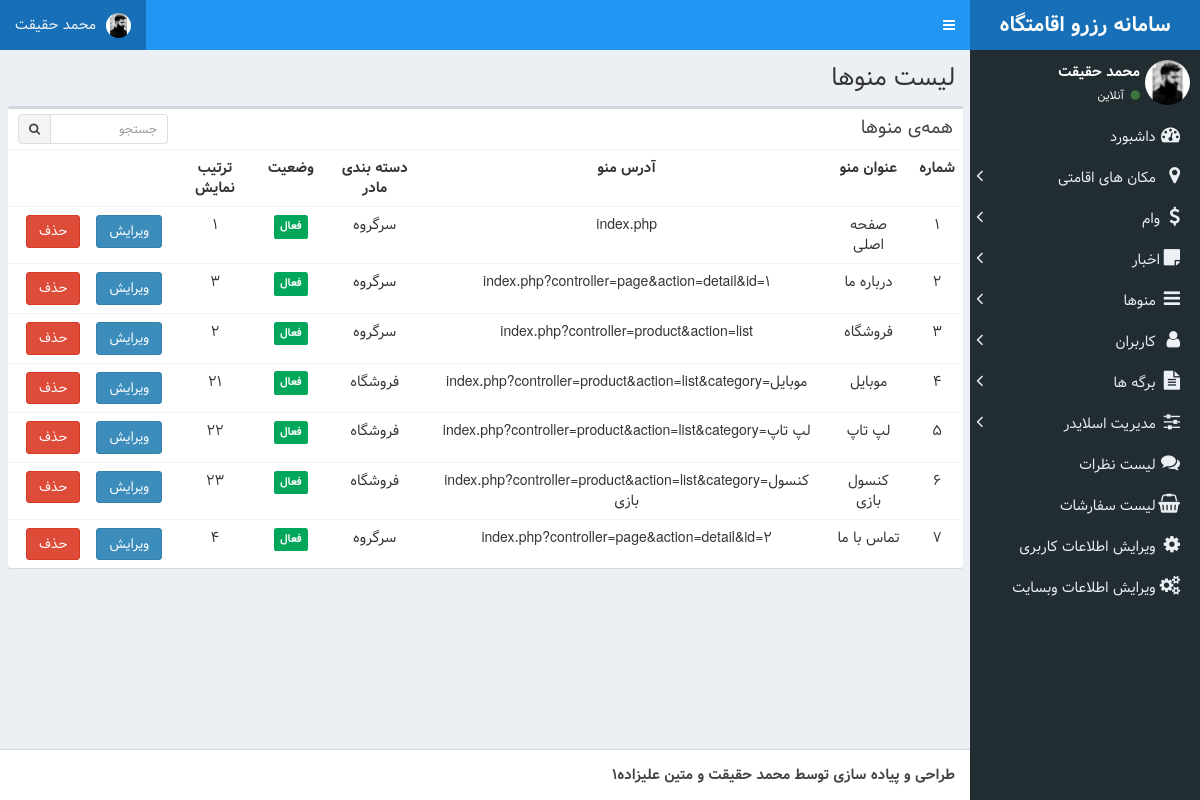
Screenshot of /admin/index.php?controller=menu&action=list with the database file from the repository.
### tables this page shows
CREATE TABLE IF NOT EXISTS `users` (
  `id` int(11) NOT NULL AUTO_INCREMENT,
  `fname` varchar(50) NOT NULL,
  `lname` varchar(50) NOT NULL,
  `father_name` varchar(50) NOT NULL,
  `code_melli` varchar(15) NOT NULL,
  `password` varchar(1024) NOT NULL,
  `grade` varchar(50) NOT NULL,
  `image_path` varchar(128) DEFAULT NULL,
  `role` enum('admin','user') NOT NULL DEFAULT 'user',
  `birth_date` datetime DEFAULT NULL,
  `created_at` datetime NOT NULL DEFAULT CURRENT_TIMESTAMP,
  `updated_at` datetime NOT NULL DEFAULT CURRENT_TIMESTAMP,
  PRIMARY KEY (`id`)
);

CREATE TABLE IF NOT EXISTS `menus` (
  `id` int(11) NOT NULL AUTO_INCREMENT,
  `title` varchar(128) NOT NULL,
  `url` varchar(128) NOT NULL,
  `parent_id` int(11) NOT NULL,
  `status` int(11) NOT NULL,
  `sort` int(11) NOT NULL,
  PRIMARY KEY (`id`)
);

CREATE TABLE IF NOT EXISTS `setting` (
  `id` int(11) NOT NULL AUTO_INCREMENT,
  `site_option` varchar(256) NOT NULL,
  `value` text NOT NULL,
  PRIMARY KEY (`id`)
);

### admin/model/Muser.php (called while the page is built, shortened)
<?php
class user
{
    function __construct()
    {
        global $db;
        $this->db = $db;
        $this->dbTable = $this->db->usersTable;
    }
    public function isAdmin($id)
    {
        $sql = "select * from $this->dbTable where id=$id";
        $result = $this->db->query($sql)->fetch(PDO::FETCH_ASSOC);
        if ($result['role'] == "admin")
            return true;
        else
            return false;
    }
    public function getUser($id)
    {
        $sql = "select * from $this->dbTable where id=$id";
        $result = $this->db->query($sql)->fetch(PDO::FETCH_ASSOC);
        if ($result) {
            return $result;
        } else
            return false;
    }
}
?>

### public/config.php (called while the page is built, shortened)
<?php
$dbHost = 'localhost';
$dbUser = 'root';
$dbPass = '';
$dbName = 'reservation';
$db = new PDO("mysql:host=$dbHost;dbname=$dbName;charset=utf8", $dbUser, $dbPass);
$db->menusTable = "menus";
$db->settingTable = "setting";
$db->usersTable = "users";
?>

### admin/controller/Clayout.php (called while the page is built)
<?php
require_once "../public/functions.php";
require_once "model/Muser.php";
$user = new user();
require_once "model/Msetting.php";
$setting = new setting();

### admin/model/Mmenu.php (called while the page is built, shortened)
<?php
class menu
{
    function __construct()
    {
        global $db;
        $this->db = $db;
        $this->dbTable = $this->db->menusTable;
    }
    public function menu_list($id = 0)
    {
        if ($id) {
            $whereStr = "WHERE id=$id";
        } else {
            $whereStr = "";
        }
        $sql = "SELECT * FROM $this->dbTable $whereStr";
        $result = $this->db->query($sql);
        $row = $result->fetchAll(2);
        if ($id)
            return $row[0];
        else
            return $row;
    }
}
?>

### admin/model/Msetting.php (called while the page is built, shortened)
<?php
class setting
{
    function __construct()
    {
        global $db;
        $this->db = $db;
        $this->dbTable = $this->db->settingTable;
    }
    public function setting($option = 0)
    {
        if ($option) {
            $whereStr = "WHERE site_option='$option'";
        } else {
            $whereStr = "";
        }
        $sql = "SELECT * FROM $this->dbTable $whereStr";
        $result = $this->db->query($sql);
        $row = $result->fetchAll(2);
        if ($option)
            return $row[0];
        else
            return $row;
    }
}
?>

### admin/view/menu/list.php (the view)
<title>پنل <?=($user->isAdmin($_SESSION['userId']))?'مدیریت':'کاربری'?> | لیست منوها</title><div class="row">
<div class="content-wrapper">
    <section class="content-header">
        <h1>
            لیست منوها
        </h1>
    </section>
    <section class="content container-fluid">
        <div class="row">
            <div class="col-xs-12">
                <div class="box">
                    <div class="box-header">
                        <h3 class="box-title">همه‌ی منوها</h3>
                        <div class="box-tools">
                            <div class="input-group input-group-sm" style="width: 150px;">
                                <input type="text" name="table_search" class="form-control pull-right"
                                       placeholder="جستجو">
                                <div class="input-group-btn">
                                    <button type="submit" class="btn btn-default"><i class="fa fa-search"></i></button>
                                </div>
                            </div>
                        </div>
                    </div>
                    <div class="box-body table-responsive no-padding">
                        <table class="table table-hover">
                            <tbody >
                            <tr>
                                <th>شماره</th>
                                <th>عنوان منو</th>
                                <th>آدرس منو</th>
                                <th>دسته بندی مادر</th>
                                <th>وضعیت</th>
                                <th>ترتیب نمایش</th>
                                <th></th>
                                <th></th>
                            </tr>
                            <?php $i=1;
                            foreach ($list as $item): ?>
                                <tr>
                                    <td><?=$i++?></td>
                                    <td><?=$item['title']?></td>
                                    <td dir="ltr"><?=$item['url']?></td>
                                    <td>
                                        <?php
                                            if ($item['parent_id']){
                                                echo $obj->menu_list($item['parent_id'])['title'];
                                            }
                                            else{
                                                echo "سرگروه";
                                            }
                                        ?>
                                    </td>
                                    <td><span class="label label-<?=$item['status']?"success":"danger"?>"><?=$item['status']?"فعال":"غیرفعال"?></span></td>
                                    <td><?=$item['sort']?></td>
                                    <td><span><a class="btn btn-primary" href="index.php?controller=menu&action=edit&id=<?=$item['id']?>">ویرایش</a></span></td>
                                    <td><span><a class="btn btn-danger" href="index.php?controller=menu&action=delete&id=<?=$item['id']?>">حذف</a></span></td>
                                </tr>
                            <?php endforeach; ?>
                            </tbody>
                        </table>
                    </div>
                </div>
            </div>
        </div>
    </section>
</div>

### admin/view/layout/header.php (shortened to what this page needs)
<!DOCTYPE html>
<html>
<head>
    <link rel="stylesheet" href="../public/admin/dist/css/bootstrap-theme.css">
    <link rel="stylesheet" href="../public/admin/dist/css/rtl.css">
    <link rel="stylesheet" href="../public/admin/bower_components/font-awesome/css/font-awesome.min.css">
        <link rel="stylesheet" href="../public/admin/dist/css/AdminLTE.css">
        <link rel="stylesheet" href="../public/admin/dist/css/skins/skin-blue.min.css">
</head>
<body class="hold-transition skin-blue sidebar-mini">
<div class="wrapper">
    <header class="main-header">
        <a href="../index.php" class="logo">
            <span class="logo-lg"><b>سامانه رزرو اقامتگاه</b></span>
        </a>
        <nav class="navbar navbar-static-top">
            <a href="#" class="sidebar-toggle" data-toggle="push-menu" role="button">
            </a>
            <div class="navbar-custom-menu">
                <ul class="nav navbar-nav">
                    <li class="dropdown user user-menu">
                        <a href="#" class="dropdown-toggle" data-toggle="dropdown">
                            <img src="../<?=($user->getUser($_SESSION['userId'])['image_path'])?$user->getUser($_SESSION['userId'])['image_path']:'public/admin/images/users/profile.png'?>" class="user-image">
                            <span class="hidden-xs"><?= $user->getUser($_SESSION['userId'])['fname'] .' '.$user->getUser($_SESSION['userId'])['lname']; ?></span>
                        </a>
                    </li>
                </ul>
            </div>
        </nav>
    </header>
    <aside class="main-sidebar">
        <section class="sidebar">
            <div class="user-panel">
                <div class="pull-right image">
                    <img src="../<?=($user->getUser($_SESSION['userId'])['image_path'])?$user->getUser($_SESSION['userId'])['image_path']:'public/admin/images/users/profile.png'?>" class="img-circle" alt="User Image">
                </div>
                <div class="pull-right info">
                    <p><?= $user->getUser($_SESSION['userId'])['fname'] .' '.$user->getUser($_SESSION['userId'])['lname']; ?></p>
                    <a href="#"><i class="fa fa-circle text-success"></i> آنلاین</a>
                </div>
            </div>
            <ul class="sidebar-menu" data-widget="tree">
                <li <?= ($controller==='index')?'class="active"':''?>><a href="index.php"><i class="fa fa-dashboard"></i> <span>داشبورد</span></a></li>
                <?php if ($user->isAdmin($_SESSION['userId'])):?>
                <li>
                    <a id="m1" class="drop-menu" href="#"><i class="fa fa-map-marker"></i><span>  مکان های اقامتی</span><i
                                class="fa fa-angle-left"></i></a>
                </li>
                <li>
                    <a id="m2" class="drop-menu" href="#"><i class="fa fa-dollar"></i><span>وام</span><i
                                class="fa fa-angle-left"></i></a>
                </li>
                <li>
                    <a id="m22" class="drop-menu" href="#"><i class="fa fa-sticky-note"></i><span>اخبار</span><i
                                class="fa fa-angle-left"></i></a>
                </li>
                <li>
                    <a id="m3" class="drop-menu" href="#"><i class="fa fa-navicon"></i><span>  منوها</span><i
                                class="fa fa-angle-left"></i></a>
                </li>
                <li>
                    <a id="m4" class="drop-menu" href="#"><i class="fa fa-user"></i><span>  کاربران</span><i
                                class="fa fa-angle-left"></i></a>
                </li>
                    <li>
                        <a id="m5" class="drop-menu" href="#"><i class="fa fa-file-text"></i><span>  برگه ها</span><i
                                    class="fa fa-angle-left"></i></a>
                    </li>
                    <li>
                        <a id="m6" class="drop-menu" href="#"><i class="fa fa-sliders"></i><span>  مدیریت اسلایدر</span><i
                                    class="fa fa-angle-left"></i></a>
                    </li>
                    <li <?= ($controller==='comment' and $action==='list')?'class="active"':''?>><a href="index.php?controller=comment&action=list"><i class="fa fa-comments"></i> <span>لیست نظرات </span></a></li>
                <?php endif;?>
                    <li <?= ($controller==='order' and $action==='list')?'class="active"':''?>><a href="index.php?controller=order&action=list"><i class="fa fa-shopping-basket"></i> <span>لیست سفارشات </span></a></li>
                <li <?= ($controller==='user' and $action==='edit' and !isset($_GET['id']))?'class="active"':''?>><a href="index.php?controller=user&action=edit"><i class="fa fa-gear"></i> <span>ویرایش اطلاعات کاربری</span></a></li>
                <?php if ($user->isAdmin($_SESSION['userId'])):?>
                    <li <?= ($controller==='setting')?'class="active"':''?>><a href="index.php?controller=setting&action=edit"><i class="fa fa-gears"></i> <span>ویرایش اطلاعات وبسایت</span></a></li>
                <?php endif;?>
            </ul>
        </section>
    </aside>

### admin/view/layout/footer.php (shortened to what this page needs)
<footer class="main-footer text-right">
    <strong><?= $setting->setting('footer')['value'] ?></strong>
</footer>
</div>
</body>
</html>

### rows the page displays
users: image_path (picture), fname "محمد", lname "حقیقت"
menus: title "صفحه اصلی", url "index.php", parent_id "سرگروه", status "فعال", sort "1"
menus: title "درباره ما", url "index.php?controller=page&action=detail&id=1", parent_id "سرگروه", status "فعال", sort "3"
menus: title "فروشگاه", url "index.php?controller=product&action=list", parent_id "سرگروه", status "فعال", sort "2"
menus: title "موبایل", url "index.php?controller=product&action=list&category=موبایل", menu_list "فروشگاه", status "فعال", sort "21"
menus: title "لپ تاپ", url "index.php?controller=product&action=list&category=لپ تاپ", menu_list "فروشگاه", status "فعال", sort "22"
menus: title "کنسول بازی", url "index.php?controller=product&action=list&category=کنسول بازی", menu_list "فروشگاه", status "فعال", sort "23"
menus: title "تماس با ما", url "index.php?controller=page&action=detail&id=2", parent_id "سرگروه", status "فعال", sort "4"
setting: value "طراحی و پیاده سازی توسط محمد حقیقت و متین علیزاده1"
